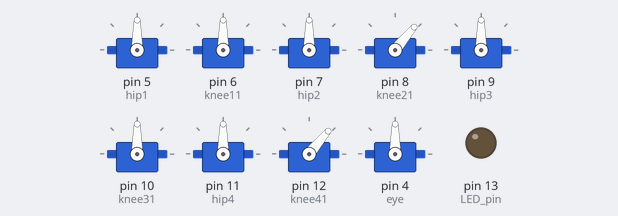
A sketch run on a simulated Arduino Uno, built with avr-gcc and run on an emulated ATmega328P. Shown: 9 × servo, output pins drawn as LEDs (lit = HIGH).

Above: at 0.05 s.
At 2.05 s:
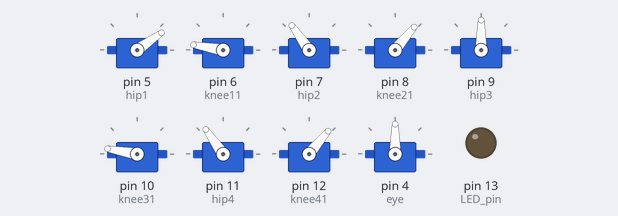
At 3.85 s:
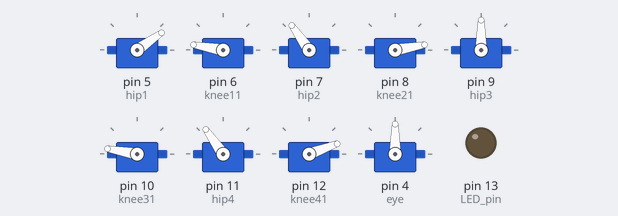
At 7.65 s:
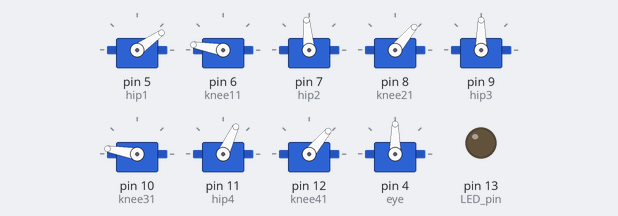
At 11.45 s:
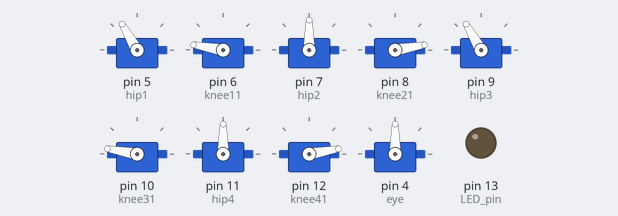
At 15.35 s:
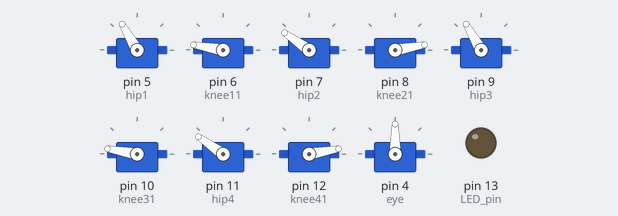
Timing chart, 0 to 20.1 s (numbered marks = the images above):
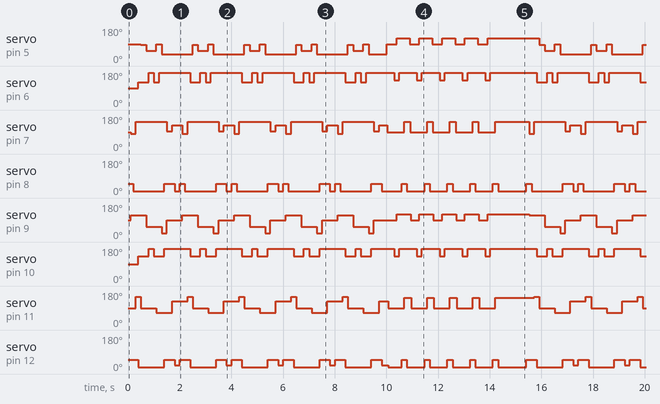

Measured:
- by itself, servo on pin 5 (hip1): moves between 35° and 120°, repeating every 15.4 s
- by itself, servo on pin 6 (knee11): moves between 120° and 170°, repeating every 15.4 s
- by itself, servo on pin 7 (hip2): moves between 80° and 145°, repeating every 15.4 s
- by itself, servo on pin 8 (knee21), servo on pin 12 (knee41): moves between 10° and 50°, repeating every 15.4 s
- by itself, servo on pin 9 (hip3): moves between 20° and 120°, repeating every 15.4 s
- by itself, servo on pin 10 (knee31): moves between 130° and 170°, repeating every 15.4 s
- by itself, servo on pin 11 (hip4): moves between 65° and 150°, repeating every 15.4 s

The sketch:

ara_abot.ino
```cpp
/***************************************************/
/////////////////////////////////////////////////////
///    Chopstick Junior 1.0                       ///
///                                               ///
///    Code version 1.0.2                         ///
///    -> forward, left turn, right turn,         ///
///    -> stand up, sit down, sleep + gym         ///
///    -> Infrared eye and sensor sweep           ///
///                                               ///
///    by Lutz Michaelis, November 2011           ///
///    more about this robot and contact form:    ///
///    http://letsmakerobots.com/node/29708       ///
///    powered by                                 ///
///    http://www.roboter-selbstgebaut.com        ///
///                                               ///
///    This code is in the public domain.         ///
///                                               ///
/////////////////////////////////////////////////////
/*********************************************************************************************************************/
///////////////////////////////////////////////////////////////////////////////////////////////////////////////////////
///                                                                                                                 ///
///  Ok, some words to this code. This code is working with MY robot. You are free to copy that code and you can    ///
///  use it for your robot as well . If you publish it in any way again, then please keep my credits in here.       ///
///  There is no guarantee that it's also working with yours since it's a quadruped and there is all about balance. ///
///  Even the slightest weight difference will bring your robot in danger of falling over.                          ///
///  I tried to comment as much as I could but I also know that some of you will not understand the code at all.    ///
///  As I am quite busy I can not response to each question so please be patience and wait for the updated code     ///
///  (hopefully with more comments and better structure ;-)                                                         ///
///  Now...please do not waste time and proceed with your project and share it on letsmakerobots.com                ///
///                                                                                                                 ///
///////////////////////////////////////////////////////////////////////////////////////////////////////////////////////
/*********************************************************************************************************************/

#include <Servo.h>
// set the names of the servos
/*
hip1 = front right hip
knee11 = front right knee
hip2 = front left hip
knee21 = front left knee
hip3 = rear left hip
knee31 = rear left knee
hip4 = rear right hip
knee41 = rear right knee
eye = sevor for sensor
*/
Servo hip1;
Servo knee11;
Servo hip2;
Servo knee21;
Servo hip3;
Servo knee31;
Servo hip4;
Servo knee41;
Servo eye;
// set variables needed for some tasks
int b;
int x;
int w;
int up;
int up2;
int up3;
int down;
int down2;
int steps;
int rightsteps;
int leftsteps;
int back;
int pos;
int sensor = A0;
int distance;
//////////////////////////////////////
void setup()
{
  pinMode(13, OUTPUT);  // LED pin
  // assign servos to pins and center servos
  hip1.attach(5);
  hip1.write(90);
  knee11.attach(6);
  knee11.write(90);
  hip2.attach(7);
  hip2.write(90);
  knee21.attach(8);
  knee21.write(90);
  hip3.attach(9);
  hip3.write(90);
  knee31.attach(10);
  knee31.write(90);
  hip4.attach(11);
  hip4.write(90);
  knee41.attach(12);
  knee41.write(90);
  eye.attach(4);
  eye.write(90);
  //
  //digitalRead(sensor);
  Serial.begin(9600);
}
//////////////////////////////////////
void idle() // this is the delay between the steps -> walking speed
 {
  delay(100);  // if set to a bigger number (more delay between the steps -> slower walking) you will see the walking pattern more clearly
 }
//////////////////////////////////////
void test() /* just for debugging -> if need a delay between the subroutines
               you can let the LED blink as an indicator that something is still running  */
{
    for(b = 0; b < 3; b++) // this let the LED blink 5 times
    {
      digitalWrite(13, HIGH);   // turn the LED on
      delay(300);               // wait for .5 second
      digitalWrite(13, LOW);    // turn the LED off
      delay(300);
    }
}
//////////////////////////////////////
void standup()
{
  up2 = 90;
  up3 = 90;
  hip1.write(90);
  hip2.write(90);
  hip3.write(90);
  hip4.write(90);
  for(up = 90; up < 170; up++)
  {
    knee11.write(up);
    up2 = up2 - 1;
    knee21.write(up2);
    delay(20);
  }

  for(up = 90; up < 180; up++)
  {
    knee31.write(up);
    up3 = up3 - 1;
    knee41.write(up3);
    delay(15);
  }
}
//////////////////////////////////////
void sleep()
{
  // hips
  hip1.write(90);
  hip2.write(90);
  hip3.write(90);
  hip4.write(90);
  // knees
  knee11.write(0);
  knee21.write(180);
  knee31.write(0);
  knee41.write(180);
}
//////////////////////////////////////
void stand()
{
  hip1.write(90);
  knee11.write(170);
    delay(20);
  hip2.write(70);
  knee21.write(10);
    delay(20);
  hip3.write(90);
  knee31.write(170);
    delay(20);
  hip4.write(120);
  knee41.write(10);
    delay(20);
}
//////////////////////////////////////
void adelante()
{
   // lift front right knee, move front right hip forward and rear right hip backward, lower front right knee
  knee41.write(50);  // lower the diagonal opposite leg a bit to keep the balance
  knee21.write(50);
  idle();
  hip2.write(80);
  hip3.write(115);
  idle();
  knee21.write(10);
  knee41.write(10);  // put the diagonal opposite leg down to keep the balance
  // lift rear left knee, move rear left hip forward and front right hip backward, lower rear left knee
  // lower the diagonal opposite leg a bit to keep the balance
  knee41.write(50);
  idle();
  hip4.write(150);
  hip2.write(145);
  idle();
  knee41.write(10);
  knee41.write(10);  // put the diagonal opposite leg down to keep the balance
  // lift front left knee, move front left hip forward and rear left hip backward, lower front left knee
  knee31.write(130);  // lower the diagonal opposite leg a bit to keep the balance
  knee11.write(120);
  idle();
  hip1.write(85);
  hip4.write(90);
  idle();
  knee11.write(170);
  knee31.write(170);  // put the diagonal opposite leg down to keep the balance
  // lift rear right knee, move rear right hip forward and front left hip backward, lower rear right knee
  knee11.write(120);  // lower the diagonal opposite leg a bit to keep the balance
  knee31.write(130);
  idle();
  hip3.write(55);
  hip1.write(55);
  idle();
  knee31.write(170);
  knee11.write(170);  // put the diagonal opposite leg down to keep the balance
  idle();
  idle();


   // lift front right knee, move front right hip forward and rear right hip backward, lower front right knee
  knee31.write(130);  // lower the diagonal opposite leg a bit to keep the balance
  knee11.write(120);
  idle();
  hip1.write(90);
  hip4.write(65);
  idle();
  knee11.write(170);
  knee31.write(170);  // put the diagonal opposite leg down to keep the balance
  // lift rear left knee, move rear left hip forward and front right hip backward, lower rear left knee
    // lower the diagonal opposite leg a bit to keep the balance
  knee31.write(130);
  idle();
  hip3.write(20);
  hip1.write(35);
  idle();
  knee31.write(170);
  knee31.write(170);  // put the diagonal opposite leg down to keep the balance
  // lift front left knee, move front left hip forward and rear left hip backward, lower front left knee
  knee41.write(50);  // lower the diagonal opposite leg a bit to keep the balance
  knee21.write(50);
  idle();
  hip2.write(95);
  hip3.write(90);
  idle();
  knee21.write(10);
  knee41.write(10);  // put the diagonal opposite leg down to keep the balance
  // lift rear right knee, move rear right hip forward and front left hip backward, lower rear right knee
  knee21.write(50);  // lower the diagonal opposite leg a bit to keep the balance
  knee41.write(50);
  idle();
  hip4.write(125);
  hip2.write(125);
  idle();
  knee41.write(20);
  knee21.write(10);  // put the diagonal opposite leg down to keep the balance
  idle();
  idle();


}
/////////////////////////////////////
void rightturn()
{
  // lift front right knee, move front right hip forward and rear right hip backward, lower front right knee
  knee11.write(150);
  idle();
  hip1.write(30);
  hip4.write(90);
  idle();
  knee11.write(170);
  // lift rear left knee, move rear left hip forward and front right hip backward, lower rear left knee
  knee31.write(150);
  idle();
  hip3.write(130);
  hip1.write(100);
  idle();
  knee31.write(170);
  // lift front left knee, move front left hip forward and rear left hip backward, lower front left knee
  knee21.write(40);
  idle();
  hip2.write(130);
  hip3.write(50);
  idle();
  knee21.write(20);
  // lift rear right knee, move rear right hip forward and front left hip backward, lower rear right knee
  knee41.write(40);
  idle();
  hip4.write(70);
  hip2.write(50);
  idle();
  knee41.write(20);
  idle();
}
/////////////////////////////////////
void giroizquirda()
{
  //Centra todas las patas
   hip1.write(90);
  knee11.write(170);
    delay(20);
  hip2.write(90);
  knee21.write(10);
    delay(20);
  hip3.write(90);
  knee31.write(170);
    delay(20);
  hip4.write(90);
  knee41.write(10);
    delay(20);
  idle();
  idle();
    /////////////Mueve pata adelante derecha///////////////
    knee11.write(130);
    knee31.write(130);
    idle();
  hip1.write(120);
  hip3.write(120);
    idle();
  knee11.write(170);
  knee31.write(170);
/////////////Mueve pata adelante izquierda///////////////
    idle();
  knee21.write(50);
  knee41.write(50);
    idle();
  hip2.write(145);
  hip4.write(145);
    idle();
  knee21.write(10);
  knee41.write(10);
  idle();
    ////////////////////////////
}
/////////////////////////////////////
void backward()
{
// lift front right knee, move front right hip backward and rear right hip forward, lower front right knee
  knee11.write(150);
  idle();
  hip1.write(100);
  hip4.write(50);
  idle();
  knee11.write(170);
  // lift rear left knee, move rear left hip backward and front right hip forward, lower rear left knee
  knee31.write(150);
  idle();
  hip3.write(60);
  hip1.write(45);
  idle();
  knee31.write(170);
  // lift front left knee, move front left hip backward and rear left hip forward, lower front left knee
  knee21.write(40);
  idle();
  hip2.write(70);
  hip3.write(120);
  idle();
  knee21.write(20);
  // lift rear right knee, move rear right hip backward and front left hip forward, lower rear right knee
  knee41.write(40);
  idle();
  hip4.write(110);
  hip2.write(110);
  idle();
  knee41.write(20);
  idle();
}
/////////////////////////////////////
void laydown() // lay down
{
  hip1.write(70);
  hip2.write(80);
  for (down = 170; down > 90; down = down - 1){
      knee11.write(down);
      down2 = 190 - down;
      knee21.write(down2);
      delay(15);
   }
  delay(1000);
  hip3.write(80);
  hip4.write(70);
  for (down = 170; down > 90; down = down - 1){
      knee31.write(down);
      down2 = 190 - down;
      knee41.write(down2);
      delay(15);
  }
}
/////////////////////////////////////
void gym() // ok, this is not very serious but I needed to cheer me up a bit ;-) just see...
{
  int y;
  hip1.write(70);
  knee31.write(130);
  delay(200);
  knee21.write(40);
  hip2.write(110);
  knee21.write(20);
    delay(20);
  knee11.write(60);
    delay(20);
  hip3.write(120);
      delay(20);
  hip4.write(70);
  knee41.write(20);
    delay(20);
}
/////////////////////////////////////
void wink()
{
  for (b = 0; b < 3; b++){
  for (w = 60; w < 20; w = w -1)
  {
    knee11.write(w);
    delay(10);
  }
    for (w = 20; w < 60; w++)
  {
    knee11.write(w);
    delay(10);
  }
    delay(200);
  }
}
/////////////////////////////////////
void sweep()
{
    for(pos = 20; pos < 160; pos += 1)   // goes from 0 degrees to 180 degrees
    {                                    // in steps of 1 degree
      eye.write(pos);                    // tell servo to go to position in variable 'pos'
      delay(10);                         // waits 15ms for the servo to reach the position
      distance = analogRead(sensor);
      //Serial.print(distance);
      //Serial.print(" - Position ");
      //Serial.print(pos);
      //Serial.println();
    }
    for(pos = 160; pos >= 20; pos -= 1)      // goes from 180 degrees to 0 degrees
    {
      eye.write(pos);                    // tell servo to go to position in variable 'pos'
      delay(10);                         // waits 15ms for the servo to reach the position
      distance = analogRead(sensor);
      //Serial.print(distance);
      //Serial.print(" - Position ");
      //Serial.print(pos);
      //Serial.println();
    }
}
////////////////////////////////////////////////////////////////////////////
////////////////////////////////////////////////////////////////////////////
////////////////////////////////////////////////////////////////////////////
void prueba(){
  //Centra todas las patas
   hip1.write(90);
  knee11.write(170);
    delay(20);
  hip2.write(90);
  knee21.write(10);
    delay(20);
  hip3.write(90);
  knee31.write(170);
    delay(20);
  hip4.write(90);
  knee41.write(10);
    delay(20);
  idle();
  ///// mueve brazo derecho
knee11.write(120);
idle();
hip1.write(120);
idle();
knee11.write(170);
idle();
}
void loop()
{

  adelante();
  adelante();
  adelante();
  adelante();
  adelante();

 giroizquirda();
 giroizquirda();
 giroizquirda();
 giroizquirda();
 giroizquirda();

        delay(1000);


}
```
